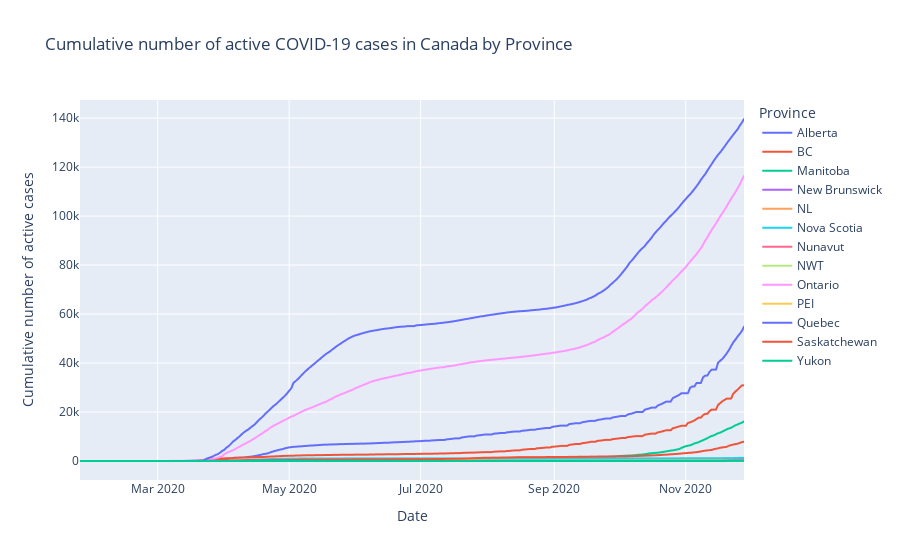

Here is the notebook cell this chart was saved with:
### Code cell
# Plot C_it cumulative active cases for each province
fig = px.line(
    active_cases_provinces,
    x="date",
    y="cumulative_cases",
    color="province",
    title="Cumulative number of active COVID-19 cases in Canada by Province",
    labels=dict(
        date="Date",
        cumulative_cases="Cumulative number of active cases",
        province="Province",
    ),
    height=600,
)
fig.show()

### Figure 1 — Plotly figure (JSON) as saved in the notebook; plotly's stock layout.template omitted (floating-point values rounded to 4 significant figures; data arrays with more than 128 entries replaced by an {"elided": "..."} marker saying what was removed)
{"data": [{"hovertemplate": "Province=Alberta<br>Date=%{x}<br>Cumulative number of active cases=%{y}<extra></extra>", "legendgroup": "Alberta", "line": {"color": "#636efa", "dash": "solid"}, "mode": "lines", "name": "Alberta", "showlegend": true, "type": "scattergl", "x": {"elided": "309 str values"}, "xaxis": "x", "y": {"elided": "309 int values"}, "yaxis": "y"}, {"hovertemplate": "Province=BC<br>Date=%{x}<br>Cumulative number of active cases=%{y}<extra></extra>", "legendgroup": "BC", "line": {"color": "#EF553B", "dash": "solid"}, "mode": "lines", "name": "BC", "showlegend": true, "type": "scattergl", "x": {"elided": "309 str values"}, "xaxis": "x", "y": {"elided": "309 int values"}, "yaxis": "y"}, {"hovertemplate": "Province=Manitoba<br>Date=%{x}<br>Cumulative number of active cases=%{y}<extra></extra>", "legendgroup": "Manitoba", "line": {"color": "#00cc96", "dash": "solid"}, "mode": "lines", "name": "Manitoba", "showlegend": true, "type": "scattergl", "x": {"elided": "309 str values"}, "xaxis": "x", "y": {"elided": "309 int values"}, "yaxis": "y"}, {"hovertemplate": "Province=New Brunswick<br>Date=%{x}<br>Cumulative number of active cases=%{y}<extra></extra>", "legendgroup": "New Brunswick", "line": {"color": "#ab63fa", "dash": "solid"}, "mode": "lines", "name": "New Brunswick", "showlegend": true, "type": "scattergl", "x": {"elided": "309 str values"}, "xaxis": "x", "y": {"elided": "309 int values"}, "yaxis": "y"}, {"hovertemplate": "Province=NL<br>Date=%{x}<br>Cumulative number of active cases=%{y}<extra></extra>", "legendgroup": "NL", "line": {"color": "#FFA15A", "dash": "solid"}, "mode": "lines", "name": "NL", "showlegend": true, "type": "scattergl", "x": {"elided": "309 str values"}, "xaxis": "x", "y": {"elided": "309 int values"}, "yaxis": "y"}, {"hovertemplate": "Province=Nova Scotia<br>Date=%{x}<br>Cumulative number of active cases=%{y}<extra></extra>", "legendgroup": "Nova Scotia", "line": {"color": "#19d3f3", "dash": "solid"}, "mode": "lines", "name": "Nova Scotia", "showlegend": true, "type": "scattergl", "x": {"elided": "309 str values"}, "xaxis": "x", "y": {"elided": "309 int values"}, "yaxis": "y"}, {"hovertemplate": "Province=Nunavut<br>Date=%{x}<br>Cumulative number of active cases=%{y}<extra></extra>", "legendgroup": "Nunavut", "line": {"color": "#FF6692", "dash": "solid"}, "mode": "lines", "name": "Nunavut", "showlegend": true, "type": "scattergl", "x": {"elided": "309 str values"}, "xaxis": "x", "y": {"elided": "309 int values"}, "yaxis": "y"}, {"hovertemplate": "Province=NWT<br>Date=%{x}<br>Cumulative number of active cases=%{y}<extra></extra>", "legendgroup": "NWT", "line": {"color": "#B6E880", "dash": "solid"}, "mode": "lines", "name": "NWT", "showlegend": true, "type": "scattergl", "x": {"elided": "309 str values"}, "xaxis": "x", "y": {"elided": "309 int values"}, "yaxis": "y"}, {"hovertemplate": "Province=Ontario<br>Date=%{x}<br>Cumulative number of active cases=%{y}<extra></extra>", "legendgroup": "Ontario", "line": {"color": "#FF97FF", "dash": "solid"}, "mode": "lines", "name": "Ontario", "showlegend": true, "type": "scattergl", "x": {"elided": "309 str values"}, "xaxis": "x", "y": {"elided": "309 int values"}, "yaxis": "y"}, {"hovertemplate": "Province=PEI<br>Date=%{x}<br>Cumulative number of active cases=%{y}<extra></extra>", "legendgroup": "PEI", "line": {"color": "#FECB52", "dash": "solid"}, "mode": "lines", "name": "PEI", "showlegend": true, "type": "scattergl", "x": {"elided": "309 str values"}, "xaxis": "x", "y": {"elided": "309 int values"}, "yaxis": "y"}, {"hovertemplate": "Province=Quebec<br>Date=%{x}<br>Cumulative number of active cases=%{y}<extra></extra>", "legendgroup": "Quebec", "line": {"color": "#636efa", "dash": "solid"}, "mode": "lines", "name": "Quebec", "showlegend": true, "type": "scattergl", "x": {"elided": "309 str values"}, "xaxis": "x", "y": {"elided": "309 int values"}, "yaxis": "y"}, {"hovertemplate": "Province=Saskatchewan<br>Date=%{x}<br>Cumulative number of active cases=%{y}<extra></extra>", "legendgroup": "Saskatchewan", "line": {"color": "#EF553B", "dash": "solid"}, "mode": "lines", "name": "Saskatchewan", "showlegend": true, "type": "scattergl", "x": {"elided": "309 str values"}, "xaxis": "x", "y": {"elided": "309 int values"}, "yaxis": "y"}, {"hovertemplate": "Province=Yukon<br>Date=%{x}<br>Cumulative number of active cases=%{y}<extra></extra>", "legendgroup": "Yukon", "line": {"color": "#00cc96", "dash": "solid"}, "mode": "lines", "name": "Yukon", "showlegend": true, "type": "scattergl", "x": {"elided": "309 str values"}, "xaxis": "x", "y": {"elided": "309 int values"}, "yaxis": "y"}], "layout": {"autosize": true, "legend": {"title": {"text": "Province"}, "tracegroupgap": 0}, "title": {"text": "Cumulative number of active COVID-19 cases in Canada by Province"}, "xaxis": {"anchor": "y", "autorange": true, "domain": [0, 1], "range": ["2020-01-25", "2020-11-28"], "title": {"text": "Date"}, "type": "date"}, "yaxis": {"anchor": "x", "autorange": true, "domain": [0, 1], "range": [-7758.0, 147400.0], "title": {"text": "Cumulative number of active cases"}, "type": "linear"}}}
